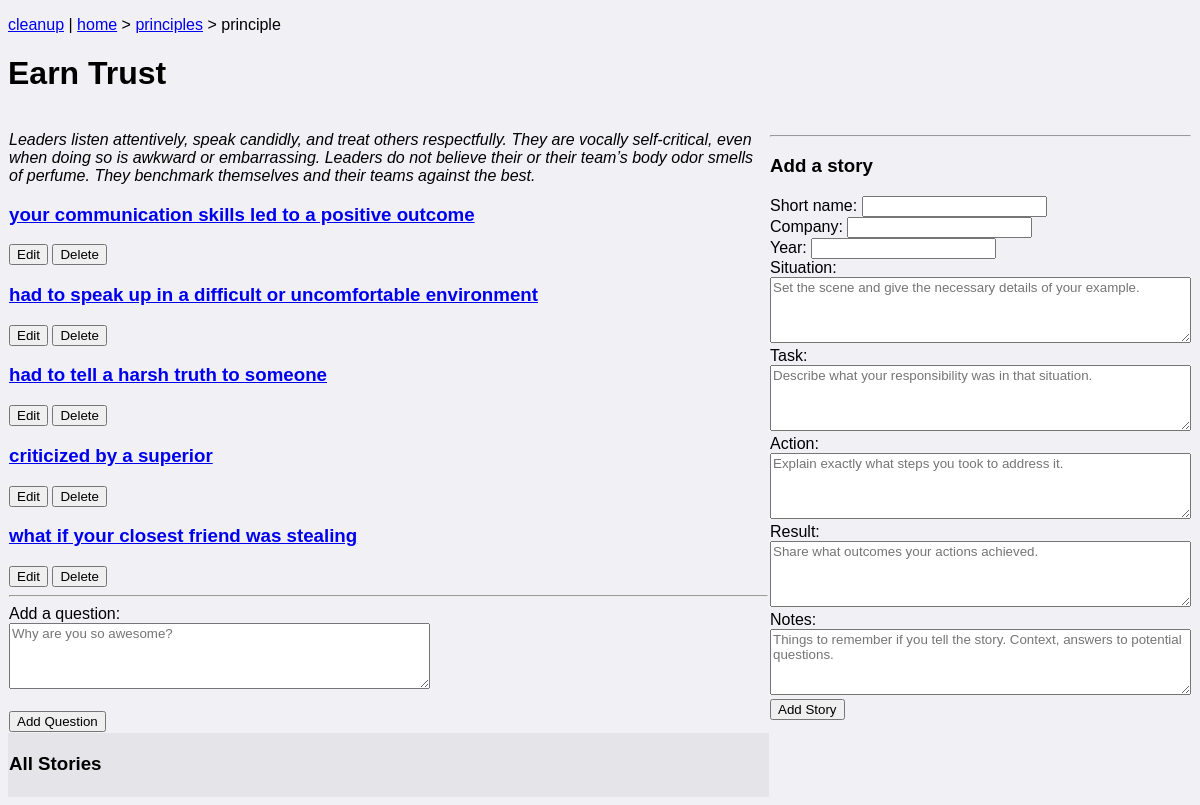
/principles/11, run on the app's committed database.
### app/models/amazon_principle.py (models this page shows, shortened)
class AmazonPrinciple(Model):
    id = Column(Integer, primary_key=True)
    name = Column(String(80), unique=True, nullable=False)
    description = Column(String(120), unique=True, nullable=False)
    @property
    def questions(self):
        return app.models.question.Question.query.filter_by(
            amazon_principle_id=self.id
        ).all()

### app/models/question.py (models this page shows, shortened)
class Question(Model):
    id = Column(Integer, primary_key=True)
    question = Column(String(1024), unique=True, nullable=False)
    amazon_principle_id = Column(
        Integer, ForeignKey("amazon_principle.id"), nullable=False
    )

### app/routes.py (the view)
@bio_bp.route("/principles/<principle_id>", methods=["GET", "POST"])
def render_principle(principle_id):
    return principles.render_single(principle_id)

### app/controllers/principles.py (called while the page is built, shortened)
def render_single(principle_id):
    principle = AmazonPrinciple.query.get(principle_id)
    edited_question_id = None
    questions = principle.questions
    stories = Story.query.all()
    story_count = len(stories)
    return render_template(
        "principle.html",
        principle=principle,
        questions=questions,
        edited_question_id=edited_question_id,
        stories=stories,
        story_count=story_count,
        story_columns=10,
    )

### app/templates/principle.html (shortened to what this page needs)
<!DOCTYPE html>
<html>
  <head>
    <link
      rel="stylesheet"
      type="text/css"
      href="{{ url_for('static', filename='styles.css') }}"
    />
  </head>
  <body>
    <p class='breadcrumb'>
        <a href="{{url_for("bio.render_cleanup")}}">cleanup</a> |
        <a href="{{url_for("bio.render_index")}}">home</a>
        &gt; <a href="{{ url_for("bio.render_principles") }}">principles</a>
        &gt; principle
    </p>
    <h1>{{ principle.name }}</h1>
    <table><tr>
        <td valign="top">
        <p><em>{{ principle.description }}</em></p>
        {% for question in questions %}
            {% if question.id == edited_question_id %}
                <form action="" method="post">
                    <input type="hidden" name="question_id" value="{{ question.id }}" />
                    <textarea
                        id="question"
                        name="question"
                        rows="4"
                        cols="50"
                    >{{ question.question }}</textarea
                    ><br /><br />
                    <input type="submit" name="update" value="Update" />
                    <input type="submit" name="cancel" value="Cancel" />
                </form>
            {% else %}
                <h3><a href="{{ url_for('bio.render_question', question_id=question.id) }}">{{ question.question }}</a></h3>
                <form action="" method="post">
                <input type="submit" name="edit" value="Edit" />
                <input type="submit" name="delete" value="Delete" />
                </form>
            {% endif %}
        {% endfor %}
        <hr/>
        <form action="" method="post">
            <label for="question">Add a question:</label><br />
            <textarea
                id="question"
                name="question"
                rows="4"
                cols="50"
                placeholder="Why are you so awesome?"
            ></textarea
            ><br /><br />
            <input type="submit" name="add" value="Add Question" />
        </form>
    </td>
    <td>
        <hr/>
        <form action="" method="post">
            <h3>Add a story</h3>
            <label for="name">Short name:</label>
            <input type="text" name="name" /><br/>
            <label for="company">Company:</label>
            <input type="text" name="company" /><br/>
            <label for="year">Year:</label>
            <input type="text" name="year" /><br/>
            <label for="situation">Situation:</label><br />
            <textarea
            id="situation"
            name="situation"
            rows="4"
            cols="50"
            placeholder="Set the scene and give the necessary details of your example."
            ></textarea
            ><br />
            <label for="task">Task:</label><br />
            <textarea
            id="task"
            name="task"
            rows="4"
            cols="50"
            placeholder="Describe what your responsibility was in that situation."
            ></textarea
            ><br />
            <label for="action">Action:</label><br />
            <textarea
            id="action"
            name="action"
            rows="4"
            cols="50"
            placeholder="Explain exactly what steps you took to address it."
            ></textarea
            ><br />
            <label for="result">Result:</label><br />
            <textarea
            id="result"
            name="result"
            rows="4"
            cols="50"
            placeholder="Share what outcomes your actions achieved."
            ></textarea
            ><br />
            <label for="notes">Notes:</label><br />
            <textarea
            id="notes"
            name="notes"
            rows="4"
            cols="50"
            placeholder="Things to remember if you tell the story. Context, answers to potential questions."
            ></textarea
            ><br />
            <input type="submit" name="story" value="Add Story" />
        </form>
      </td>
    </tr><tr><td>
        <h3>All Stories</h3>
        <table>
            {% for row in range(story_count // story_columns + 1) %}
                <tr>
                    {% for col in range(story_columns) %}
                        <td valign="top">
                        </td>
                    {% endfor %}
                </tr>
            {% endfor %}
        </table>
    </td></tr>
    </table>
  </body>
</html>

### app/static/styles.css (style rules this page uses)
body, textarea { font-family: sans-serif; }
body { background-color: #f0f0f5; }
tr:nth-child(even) { background-color: rgba(0, 0, 0, 0.05); }
table { border-spacing: 0; }

### data on the page
AmazonPrinciple: name "Earn Trust", description "Leaders listen attentively, speak candidly, and treat others respectfully. They are vocally self-critical, even when doing so is awkward or embarrassing. Leaders do not believe their or their team’s body odor smells of perfume. They benchmark themselves and their teams against the best."
Question: question "your communication skills led to a positive outcome"
Question: question "had to speak up in a difficult or uncomfortable environment"
Question: question "had to tell a harsh truth to someone"
Question: question "criticized by a superior"
Question: question "what if your closest friend was stealing"
